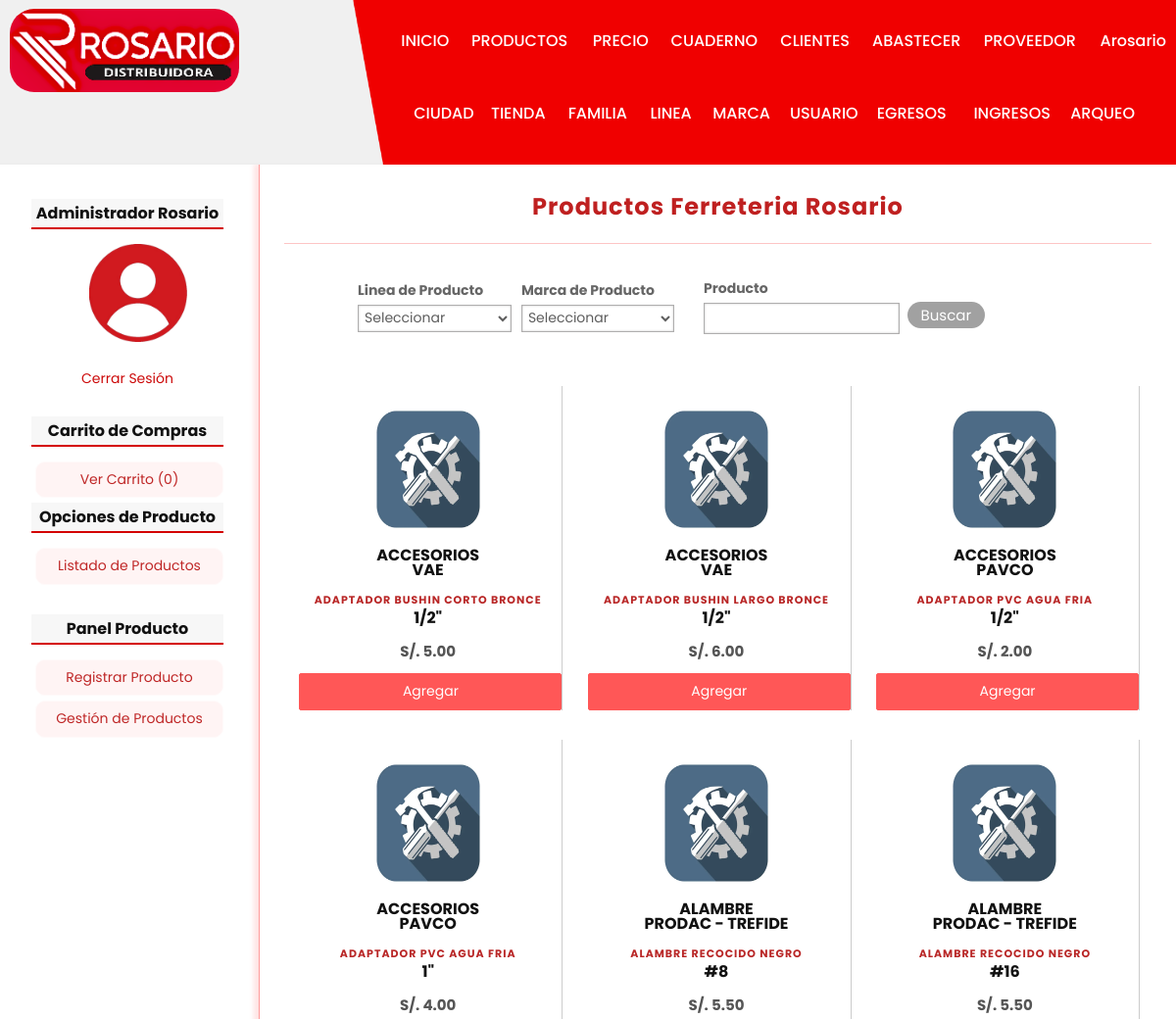
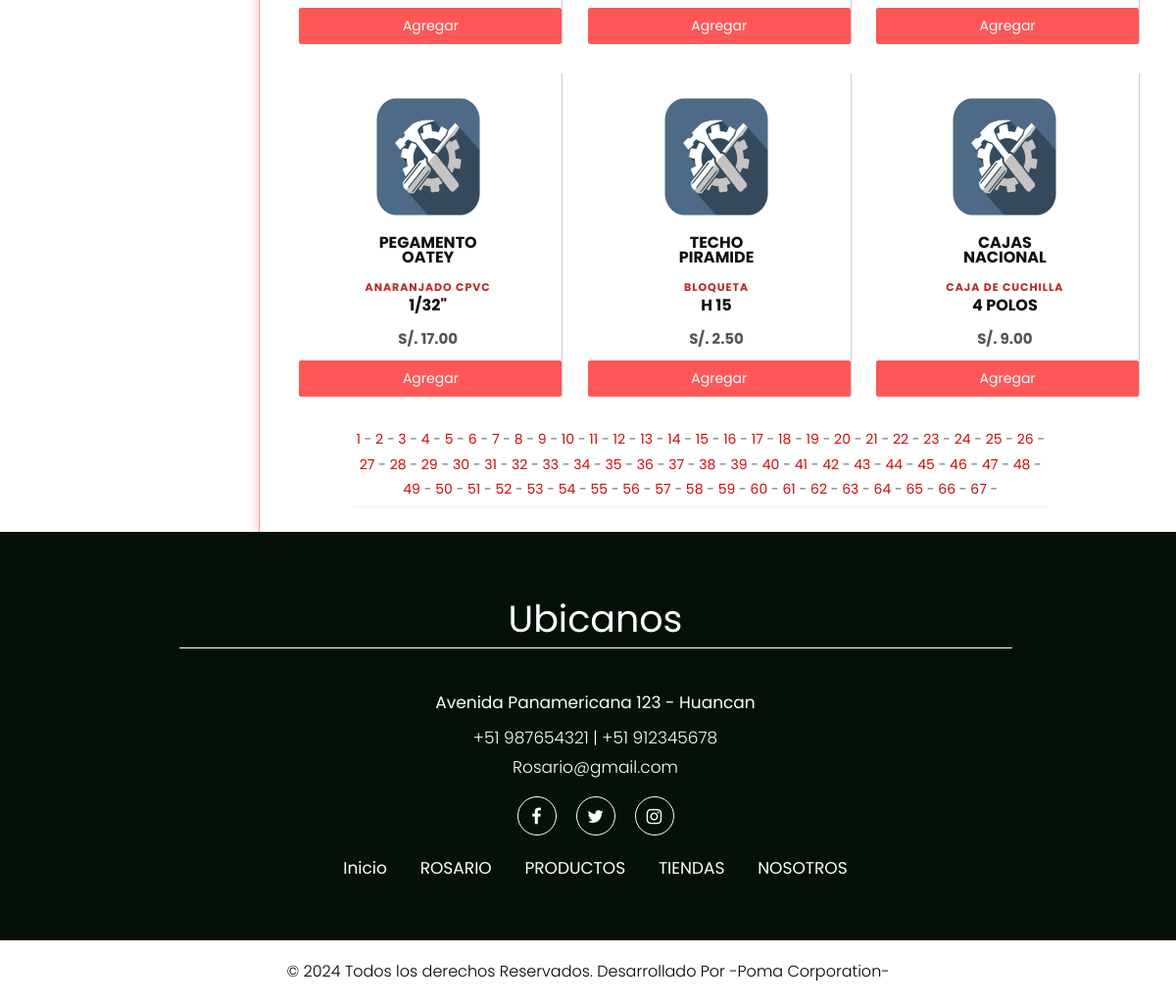
/producto/index (signed in), run on the app's committed database (2 pictures, top to bottom).
### tables this page shows
CREATE TABLE producto(
id              INT(255) AUTO_INCREMENT NOT NULL,
id_tienda       INT(255) NOT NULL,
id_familia      INT(255) NOT NULL,
id_linea        INT(255) NOT NULL,
id_marca        INT(255) NOT NULL,
id_descuento    INT(255) NOT NULL,
codigo          char(6),
nombre          VARCHAR(150) NOT NULL,
medida          VARCHAR(100) NOT NULL,
cantidad        INT(255) NOT NULL,
paquete         INT(100),
imagen          VARCHAR(255),
preciob         FLOAT(100,2),
preciof         FLOAT(100,2),
precioc         FLOAT(100,2),
est             CHAR(1) NOT NULL,
CONSTRAINT pk_producto PRIMARY KEY(id),
CONSTRAINT fk_producto_tienda FOREIGN KEY(id_tienda) REFERENCES tienda(id),
CONSTRAINT fk_producto_familia FOREIGN KEY(id_familia) REFERENCES familia(id),
CONSTRAINT fk_producto_linea FOREIGN KEY(id_linea) REFERENCES linea(id),
CONSTRAINT fk_producto_marca FOREIGN KEY(id_marca) REFERENCES marca(id),
CONSTRAINT fk_producto_descuento FOREIGN KEY(id_descuento) REFERENCES descuento(id)
);

CREATE TABLE linea(
id              INT(255) AUTO_INCREMENT NOT NULL,
nombre          VARCHAR(150) NOT NULL,
est             char(1) NOT NULL,
CONSTRAINT pk_linea PRIMARY KEY(id)
);

CREATE TABLE marca(
id              INT(255) AUTO_INCREMENT NOT NULL,
nombre          VARCHAR(150) NOT NULL,
est             char(1) NOT NULL,
CONSTRAINT pk_marca PRIMARY KEY(id)
);

### controllers/ProductoController.php (called while the page is built, shortened)
<?Php
require_once 'models/producto.php';
Class productoController{
    public function index(){
        if(isset($_GET['pag'])){
            $pag = $_GET['pag'];
        }else{
            $pag = 1;
        }
        $limite = 9;
        $offset = ($pag-1)*$limite;
        $producto = new Producto;
        $producto->setOffset($offset);
        $producto->setLimite($limite);
        $product = $producto->getRandom();
        $total = $producto->getAlltotal();
        $totalP = ceil($total/$limite);
        $totalPag = $totalP;
        require_once  'views/producto/listadopr.php';
    }
}
?>

### config/db.php (called while the page is built)
<?Php
Class Database{
    public static function connect(){
        $db = new mysqli('localhost', 'root', '', 'ferr_ros_h');
        $db->query("SET NAMES 'utf8'");
        return $db;
    }
}
?>

### models/producto.php (called while the page is built, shortened)
<?Php
class producto{
    private $limite;
    private $offset;
    private $db;
    public function __construct(){
        $this->db = Database::connect();
    }
    function getLimite(){
        return $this->limite;
    }
    function getOffset(){
        return $this->offset;
    }
    function setLimite($limite){
        $this->limite = $limite;
    }
    function setOffset($offset){
        $this->offset = $offset;
    }
    public function getAlltotal(){
        $producto  = $this->db->query("SELECT * FROM producto WHERE est = 'H'");
        return $producto->num_rows;
    }
    public function getRandom(){
        $sql = "SELECT p.id, p.nombre as 'nombre', p.medida as 'medida', p.imagen as 'imagen', p.preciob as 'precio', m.nombre as 'marca', l.nombre as 'linea' FROM producto p "
                . "INNER JOIN linea l ON l.id = p.id_linea "
                . "INNER JOIN marca m ON m.id = p.id_marca "
                . "WHERE p.est = 'H' ORDER BY CASE WHEN cantidad > 0 THEN 1 ELSE 2 END, p.nombre LIMIT {$this->getOffset()},{$this->getLimite()};";
        $producto = $this->db->query($sql);
        return $producto;
    }
}
?>

### views/producto/listadopr.php (the view, shortened to what this page needs)
<h1> Productos Ferreteria Rosario</h1>
<form action="<?=base_url?>producto/filtroindex" method="POST" enctype="multipart/form-data">
    <table style="width: 75%; text-align: left; border: none;">
        <tr>
            <th style="width:250px;">
            <label class="frm" for="linea">Linea de Producto</label>
            <select name="linea" id="">
                <option value="">Seleccionar</option>
            </select>
            </th>
            <th style="width:250px;">
                <label class="frm" for="marca">Marca de Producto</label>
                <select name="marca" id="">
                    <option value="">Seleccionar</option>
                </select>
            </th>
            <th style="width:250px;">
                <label class="frm" style="margin-left:10%;" for="nombre">Producto</label>
                <input style="margin-left:10%; width:200px;" type="text"  name="nombre" class="fildt"/>
            </th>
            <th>
            <div class="fila-2" style="margin-right: 13%; margin-top: 30px;">
                <input type="submit" value="Buscar" class="button solid-colort">
            </div>
            </th>
        </tr>
    </table>
</form>
<br><br>
<?Php While($prod = $product->fetch_object()): ?>
<div class="product">
    <a href="<?=base_url?>producto/ver&id=<?=$prod->id?>">
        <?Php if($prod->imagen != null): ?>
            <img src="<?=base_url?>uploads/images/<?=$prod->imagen?>" alt="" />
        <?Php else: ?>
            <img src="<?=base_url?>assets/images/ferre.jpg" alt="" />
        <?Php endif; ?>
        <h4 style="margin-bottom: -20px; margin-top: -20px;"><b><?=$prod->linea?></b></h4>
        <h4 style="margin-bottom: -20px; margin-top: -20px;"><b><?=$prod->marca?></b></h4>
        <h3 style="font-size: 11px; margin-bottom: -10px;"><b><?=$prod->nombre?></b></h3>
        <h4 class="precio" style="margin-bottom: 0px;"><b><?=$prod->medida?></b></h4>
    </a>
    <p style="margin-bottom: 10px;">S/. <?=$prod->precio?></p>
    <a href="<?=base_url?>carrito/add&id=<?=$prod->id?>" class="button blista">Agregar</a>
</div>
<?Php endwhile; ?>
<table>
    <tr>
        <td class="text-center" colspan="11">
        <?Php if(isset($totalPag)): ?>
            <?Php for($i=1; $i<=$totalPag; $i++): ?>
                <a href="<?=base_url?>producto/index&pag=<?=$i?>"><?=$i?></a> -
            <?Php endfor; ?>
        <?Php endif; ?>
        </td>
    </tr>
</table>

### assets/css/style.css (style rules this page uses)
* { box-sizing: border-box !important; transition: ease all 0.5s; }
html { scroll-behavior: smooth; }
body { color: #666666; font-size: 14px; font-family: poppins; line-height: 1.80857; font-weight: normal; overflow-x: hidden; }
a { color: #1f1f1f; text-decoration: none !important; outline: none !important; -webkit-transition: all .3s ease-in-out; -moz-transition: all .3s ease-in-out; -ms-transition: all .3s ease-in-out; -o-transition: all .3s ease-in-out; transition: all .3s ease-in-out; }
h1, h2, h3, h4, h5, h6 { letter-spacing: 0; font-weight: normal; position: relative; padding: 0 0 10px 0; font-weight: normal; line-height: normal; color: #111111; margin: 0; }
h1 { font-size: 24px; }
h3 { font-size: 18px; }
h4 { font-size: 16px; }
*, *::after, *::before { -webkit-box-sizing: border-box; -moz-box-sizing: border-box; box-sizing: border-box; }
p { margin: 0px; font-weight: 300; font-size: 15px; line-height: 24px; }
a { color: #cc0a0a; text-decoration: none; outline: none !important; }
a, .btn { text-decoration: none !important; outline: none !important; -webkit-transition: all .3s ease-in-out; -moz-transition: all .3s ease-in-out; -ms-transition: all .3s ease-in-out; -o-transition: all .3s ease-in-out; transition: all .3s ease-in-out; }
img { max-width: 100%; height: auto; }
label, input[type="text"], input[type="password"], input[type="email"], input[type="number"], input[type="date"], select, textarea { display: block; width: 95%; margin-top: 2px; margin-bottom: 2px; margin-left: 2%; }
input[type="text"], input[type="password"], input[type="email"], input[type="number"], input[type="date"], select, textarea { border: 1px solid #afaeae; box-shadow: 0px 0px 2px #b5b5b5 inset; background: white; padding: 2px; color: rgb(94, 94, 94); transition: all 300ms; }
input[type="button"], input[type="submit"], button, .button { display: block; border-radius: 2px; width: auto; padding: 5px; padding-left: 10px; padding-right: 10px; color: white; background: #8c8888; border: 1px solid #706464; cursor:pointer; margin-left: 2%; }
.button { background: #fff4f4; color: rgb(191, 39, 39); text-decoration: none; text-align: center; border: 1px solid #fffafa; }
.blista { background: #ff5757; color: rgb(255, 255, 255); text-decoration: none; text-align: center; border: 1px solid #ff5757; padding-right: 10px; }
.button.solid-colort { width: 100px; background-color: #a1a1a1; border: #c66363; padding: 0px 14px; margin: 1% 15%; border-radius: 14px; font-size: 15px; color: #fff; }
input[type="button"], input[type="submit"], button { display: block; margin-top: 14px; }
.frm { font-weight: bold; margin-top: 12px; }
#central h1 { font-size: 24px; color: #bf2020; font-weight: bold; letter-spacing: 1px; text-align: center; border-bottom: 1px solid #fdc5c5; margin-bottom: 20px; padding: 20px; padding-top: 0px; }
#central h3 { font-size: 20px; font-weight: normal; color: #b92727; letter-spacing: 1px; text-align: center; margin-bottom: 20px; padding: 20px; padding-top: 20px; }
.product { width: 31%; border-right: 1px solid #ccc; float:left; margin-left: 10px; margin-right: 10px; margin-bottom: 30px; text-align: center; }
.product img { height: 170px; width: 150px; margin-bottom: 10px; }
.product p { font-weight: bold; color: #555; margin-bottom: 10px; }
.precio { margin-top:-23px; }
table { text-align: center; width: 80%; margin-left: 8%; border-bottom: 1px solid #ebebfd; word-wrap: break-word; }
.tablita th,td { text-align: center; padding-top: 1px; padding-bottom: 5px; }
.fila-2 { display: flex; float: right; margin-right: 1.8%; }

### data on the page
producto: id_linea.nombre "ACCESORIOS", id_marca.nombre "VAE", nombre "ADAPTADOR BUSHIN CORTO BRONCE", medida "1/2\"", preciob "5.00"
producto: id_linea.nombre "ACCESORIOS", id_marca.nombre "VAE", nombre "ADAPTADOR BUSHIN LARGO BRONCE", medida "1/2\"", preciob "6.00"
producto: id_linea.nombre "ACCESORIOS", id_marca.nombre "PAVCO", nombre "ADAPTADOR PVC AGUA FRIA", medida "1/2\"", preciob "2.00"
producto: id_linea.nombre "ACCESORIOS", id_marca.nombre "PAVCO", nombre "ADAPTADOR PVC AGUA FRIA", medida "1\"", preciob "4.00"
producto: id_linea.nombre "ALAMBRE", id_marca.nombre "PRODAC - TREFIDE", nombre "ALAMBRE RECOCIDO NEGRO", medida "#8", preciob "5.50"
producto: id_linea.nombre "ALAMBRE", id_marca.nombre "PRODAC - TREFIDE", nombre "ALAMBRE RECOCIDO NEGRO", medida "#16", preciob "5.50"
producto: id_linea.nombre "PEGAMENTO", id_marca.nombre "OATEY", nombre "ANARANJADO CPVC", medida "1/32\"", preciob "17.00"
producto: id_linea.nombre "TECHO", id_marca.nombre "PIRAMIDE", nombre "BLOQUETA", medida "H 15", preciob "2.50"
producto: id_linea.nombre "CAJAS", id_marca.nombre "NACIONAL", nombre "CAJA DE CUCHILLA", medida "4 POLOS", preciob "9.00"

### other printed values
$_SESSION['identity']->usuariof "Arosario"
$_SESSION['identity']->nombre "Administrador"
$_SESSION['identity']->apellidos "Rosario"
$stats['count'] "0"
